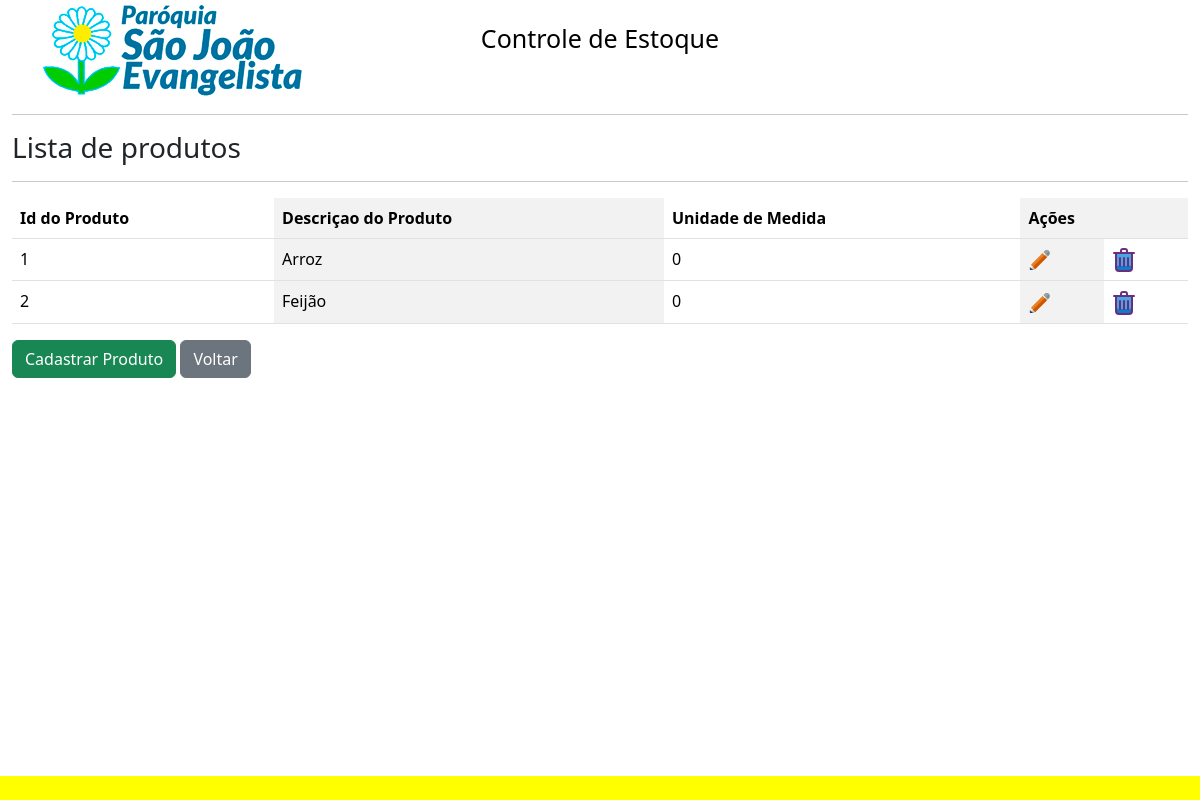
The page /listarprodutos.php on the database its author committed.
### tables this page shows
CREATE TABLE `produtos` (
  `idproduto` int NOT NULL,
  `descproduto` varchar(100) NOT NULL,
  `idunimed` int NOT NULL
);

### listarprodutos.php (the view, shortened to what this page needs)
<?php
include('conexao.php');
try {
    $sql = "SELECT * from produtos";
    $qry = $con->query($sql);
    $produto = $qry->fetchAll(PDO::FETCH_OBJ);
} catch (PDOException $e) {
    echo $e->getMessage();
}
include("header.php");
?>
<div class="container-fluid">
    <hr>
    <h3>Lista de produtos</h3>
    <hr>
    <table border=1>
        <thead>
            <tr>
                <table class="table table-striped-columns">
                <th>Id do Produto</th>
                <th>Descriçao do Produto</th>
                <th>Unidade de Medida</th>
                <th colspan=2>Ações</th>
            <?php foreach ($produto as $produtos) { ?>
                <tr>
                    <td><?php echo $produtos->idproduto ?></td>
                                        <td><?php echo $produtos->descproduto?></td>
                    <td><?php echo $produtos-> idunimed ?></td>
<td><a href="frmprodutos.php?idproduto=<?php echo $produtos->idproduto ?>">
<td><a href="frmprodutos.php?op=del&idproduto=<?php echo  $produtos->idproduto ?>">
</svg></a></td>
                </tr>
            <?php } ?>
    </table>
<div class="d-grid gap-2 d-md-block">
    <button class="btn btn-success" type="submit">
        <a class="text-white text-decoration-none" href="frmprodutos.php" >Cadastrar Produto</a>
    </button>
    <button class="btn btn-secondary" type="submit">
    <a class="text-white text-decoration-none" href="Page_one.php">Voltar</a>
    </button>
 </div>
</div>
<?php
include("footer.php");
?>

### rows shown on the page
produtos: idproduto "1", descproduto "Arroz", idunimed "0"
produtos: idproduto "2", descproduto "Feijão", idunimed "0"
